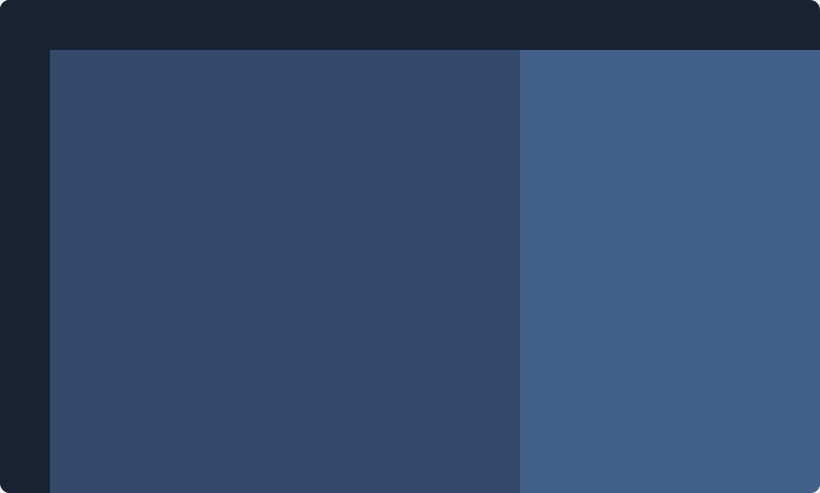
<?xml version="1.0" encoding="UTF-8"?>
<ui version="4.0">
 <class>MainWindow</class>
 <widget class="QMainWindow" name="MainWindow">
  <property name="geometry">
   <rect>
    <x>0</x>
    <y>0</y>
    <width>820</width>
    <height>493</height>
   </rect>
  </property>
  <property name="windowTitle">
   <string>MainWindow</string>
  </property>
  <property name="styleSheet">
   <string notr="true"/>
  </property>
  <widget class="QWidget" name="centralwidget">
   <property name="styleSheet">
    <string notr="true">background-color: rgba(0, 0, 0, 0);</string>
   </property>
   <layout class="QVBoxLayout" name="verticalLayout">
    <property name="spacing">
     <number>0</number>
    </property>
    <property name="leftMargin">
     <number>0</number>
    </property>
    <property name="topMargin">
     <number>0</number>
    </property>
    <property name="rightMargin">
     <number>0</number>
    </property>
    <property name="bottomMargin">
     <number>0</number>
    </property>
    <item>
     <widget class="QFrame" name="main_header">
      <property name="minimumSize">
       <size>
        <width>0</width>
        <height>50</height>
       </size>
      </property>
      <property name="maximumSize">
       <size>
        <width>16777215</width>
        <height>50</height>
       </size>
      </property>
      <property name="styleSheet">
       <string notr="true">background-color:rgb(24, 34, 50);
border-top-left-radius:10px;
border-top-right-radius:10px;</string>
      </property>
      <property name="frameShape">
       <enum>QFrame::NoFrame</enum>
      </property>
      <property name="frameShadow">
       <enum>QFrame::Raised</enum>
      </property>
      <layout class="QHBoxLayout" name="horizontalLayout_2">
       <property name="leftMargin">
        <number>0</number>
       </property>
       <property name="topMargin">
        <number>0</number>
       </property>
       <property name="rightMargin">
        <number>0</number>
       </property>
       <property name="bottomMargin">
        <number>0</number>
       </property>
       <item>
        <widget class="QFrame" name="title_bar_container">
         <property name="frameShape">
          <enum>QFrame::StyledPanel</enum>
         </property>
         <property name="frameShadow">
          <enum>QFrame::Raised</enum>
         </property>
         <layout class="QHBoxLayout" name="horizontalLayout_5">
          <property name="spacing">
           <number>0</number>
          </property>
          <property name="leftMargin">
           <number>0</number>
          </property>
          <property name="topMargin">
           <number>0</number>
          </property>
          <property name="rightMargin">
           <number>0</number>
          </property>
          <property name="bottomMargin">
           <number>0</number>
          </property>
          <item>
           <widget class="QFrame" name="left_menu_toggle">
            <property name="minimumSize">
             <size>
              <width>50</width>
              <height>0</height>
             </size>
            </property>
            <property name="maximumSize">
             <size>
              <width>50</width>
              <height>50</height>
             </size>
            </property>
            <property name="styleSheet">
             <string notr="true">QPushButton{
	border-radius:10px;
}
QPushButton:hover{
	background:rgb(67, 98, 141);
}</string>
            </property>
            <property name="frameShape">
             <enum>QFrame::StyledPanel</enum>
            </property>
            <property name="frameShadow">
             <enum>QFrame::Raised</enum>
            </property>
            <layout class="QHBoxLayout" name="horizontalLayout_4">
             <property name="spacing">
              <number>0</number>
             </property>
             <property name="leftMargin">
              <number>0</number>
             </property>
             <property name="topMargin">
              <number>0</number>
             </property>
             <property name="rightMargin">
              <number>0</number>
             </property>
             <property name="bottomMargin">
              <number>0</number>
             </property>
             <item>
              <widget class="QPushButton" name="menuButton">
               <property name="minimumSize">
                <size>
                 <width>40</width>
                 <height>35</height>
                </size>
               </property>
               <property name="maximumSize">
                <size>
                 <width>50</width>
                 <height>35</height>
                </size>
               </property>
               <property name="styleSheet">
                <string notr="true"/>
               </property>
               <property name="text">
                <string/>
               </property>
               <property name="icon">
                <iconset resource="resource.qrc">
                 <normaloff>:/icons/icon/menu.ico</normaloff>:/icons/icon/menu.ico</iconset>
               </property>
               <property name="iconSize">
                <size>
                 <width>30</width>
                 <height>30</height>
                </size>
               </property>
              </widget>
             </item>
            </layout>
           </widget>
          </item>
          <item>
           <widget class="QFrame" name="title_bar">
            <property name="frameShape">
             <enum>QFrame::StyledPanel</enum>
            </property>
            <property name="frameShadow">
             <enum>QFrame::Raised</enum>
            </property>
           </widget>
          </item>
         </layout>
        </widget>
       </item>
       <item alignment="Qt::AlignRight|Qt::AlignVCenter">
        <widget class="QFrame" name="top_right_buttons">
         <property name="minimumSize">
          <size>
           <width>80</width>
           <height>0</height>
          </size>
         </property>
         <property name="maximumSize">
          <size>
           <width>200</width>
           <height>16777215</height>
          </size>
         </property>
         <property name="styleSheet">
          <string notr="true">QPushButton{
	border-radius:10px;
}
QPushButton:hover{
	background:rgb(67, 98, 141);
}</string>
         </property>
         <property name="frameShape">
          <enum>QFrame::StyledPanel</enum>
         </property>
         <property name="frameShadow">
          <enum>QFrame::Raised</enum>
         </property>
         <layout class="QHBoxLayout" name="horizontalLayout_3">
          <property name="spacing">
           <number>0</number>
          </property>
          <property name="leftMargin">
           <number>0</number>
          </property>
          <property name="topMargin">
           <number>0</number>
          </property>
          <property name="rightMargin">
           <number>0</number>
          </property>
          <property name="bottomMargin">
           <number>0</number>
          </property>
          <item>
           <widget class="QPushButton" name="minimizeButton">
            <property name="minimumSize">
             <size>
              <width>30</width>
              <height>30</height>
             </size>
            </property>
            <property name="maximumSize">
             <size>
              <width>30</width>
              <height>30</height>
             </size>
            </property>
            <property name="text">
             <string/>
            </property>
            <property name="icon">
             <iconset resource="resource.qrc">
              <normaloff>:/icons/icon/窗口最小化line.ico</normaloff>:/icons/icon/窗口最小化line.ico</iconset>
            </property>
            <property name="iconSize">
             <size>
              <width>20</width>
              <height>20</height>
             </size>
            </property>
           </widget>
          </item>
          <item>
           <widget class="QPushButton" name="closeButton">
            <property name="minimumSize">
             <size>
              <width>30</width>
              <height>30</height>
             </size>
            </property>
            <property name="maximumSize">
             <size>
              <width>30</width>
              <height>30</height>
             </size>
            </property>
            <property name="styleSheet">
             <string notr="true"/>
            </property>
            <property name="text">
             <string/>
            </property>
            <property name="icon">
             <iconset resource="resource.qrc">
              <normaloff>:/icons/icon/关闭.ico</normaloff>:/icons/icon/关闭.ico</iconset>
            </property>
            <property name="iconSize">
             <size>
              <width>20</width>
              <height>20</height>
             </size>
            </property>
           </widget>
          </item>
         </layout>
        </widget>
       </item>
      </layout>
     </widget>
    </item>
    <item>
     <widget class="QFrame" name="main_body">
      <property name="styleSheet">
       <string notr="true">background-color: rgb(52, 74, 108,0);

</string>
      </property>
      <property name="frameShape">
       <enum>QFrame::NoFrame</enum>
      </property>
      <property name="frameShadow">
       <enum>QFrame::Raised</enum>
      </property>
      <layout class="QHBoxLayout" name="horizontalLayout">
       <property name="spacing">
        <number>0</number>
       </property>
       <property name="leftMargin">
        <number>0</number>
       </property>
       <property name="topMargin">
        <number>0</number>
       </property>
       <property name="rightMargin">
        <number>0</number>
       </property>
       <property name="bottomMargin">
        <number>0</number>
       </property>
       <item>
        <widget class="QFrame" name="left_side_menu">
         <property name="minimumSize">
          <size>
           <width>50</width>
           <height>0</height>
          </size>
         </property>
         <property name="maximumSize">
          <size>
           <width>50</width>
           <height>16777215</height>
          </size>
         </property>
         <property name="styleSheet">
          <string notr="true">*{background-color: rgb(24, 34, 50);
border-bottom-left-radius:10px;
}

QPushButton{
	padding: 20px 10px;
	border:none;
	border-left: 1px solid transparent;
	border-radius: 10px;
	background-color: rgb(24, 34, 50);
	color: rgb(255, 255, 255);
}

QPushButton:hover{
	background:rgb(42, 61, 89)
}</string>
         </property>
         <property name="frameShape">
          <enum>QFrame::NoFrame</enum>
         </property>
         <property name="frameShadow">
          <enum>QFrame::Raised</enum>
         </property>
         <layout class="QVBoxLayout" name="verticalLayout_2">
          <property name="spacing">
           <number>0</number>
          </property>
          <property name="leftMargin">
           <number>0</number>
          </property>
          <property name="topMargin">
           <number>0</number>
          </property>
          <property name="rightMargin">
           <number>0</number>
          </property>
          <property name="bottomMargin">
           <number>0</number>
          </property>
          <item>
           <widget class="QFrame" name="left_menu_top">
            <property name="frameShape">
             <enum>QFrame::StyledPanel</enum>
            </property>
            <property name="frameShadow">
             <enum>QFrame::Raised</enum>
            </property>
            <layout class="QFormLayout" name="formLayout">
             <property name="leftMargin">
              <number>0</number>
             </property>
             <property name="topMargin">
              <number>0</number>
             </property>
             <property name="rightMargin">
              <number>0</number>
             </property>
             <property name="bottomMargin">
              <number>0</number>
             </property>
             <item row="0" column="0" colspan="2">
              <widget class="QPushButton" name="btn_menu_extract">
               <property name="minimumSize">
                <size>
                 <width>80</width>
                 <height>0</height>
                </size>
               </property>
               <property name="styleSheet">
                <string notr="true">background-image: url(:/png/icon/png/获取信息.png);
background-repeat: none;
background-position: center left;

padding-left: 50px;
font-size: 12px;</string>
               </property>
               <property name="text">
                <string>提取</string>
               </property>
              </widget>
             </item>
             <item row="1" column="0" colspan="2">
              <widget class="QPushButton" name="btn_menu_write">
               <property name="minimumSize">
                <size>
                 <width>80</width>
                 <height>40</height>
                </size>
               </property>
               <property name="styleSheet">
                <string notr="true">background-image: url(:/png/icon/png/合同7 (2).png);
background-repeat: none;
background-position: center left;

padding-left: 50px;
font-size: 12px;</string>
               </property>
               <property name="text">
                <string>录入</string>
               </property>
              </widget>
             </item>
             <item row="2" column="0" colspan="2">
              <widget class="QPushButton" name="btn_menu_transfer">
               <property name="minimumSize">
                <size>
                 <width>80</width>
                 <height>40</height>
                </size>
               </property>
               <property name="styleSheet">
                <string notr="true">background-image: url(:/png/icon/png/转换.png);
background-repeat: none;
background-position: center left;

padding-left: 50px;
font-size: 12px;</string>
               </property>
               <property name="text">
                <string>转换</string>
               </property>
              </widget>
             </item>
             <item row="3" column="0" colspan="2">
              <widget class="QPushButton" name="btn_menu_check">
               <property name="minimumSize">
                <size>
                 <width>80</width>
                 <height>40</height>
                </size>
               </property>
               <property name="styleSheet">
                <string notr="true">background-image: url(:/png/icon/png/核对.png);
background-repeat: none;
background-position: center left;

padding-left: 50px;
font-size: 12px;</string>
               </property>
               <property name="text">
                <string>核对</string>
               </property>
              </widget>
             </item>
            </layout>
           </widget>
          </item>
          <item>
           <widget class="QPushButton" name="btn_menu_setting">
            <property name="minimumSize">
             <size>
              <width>80</width>
              <height>0</height>
             </size>
            </property>
            <property name="styleSheet">
             <string notr="true">background-image: url(:/png/icon/png/设置.png);
background-repeat: none;
background-position: center left;

padding-left: 50px;
font-size: 12px;</string>
            </property>
            <property name="text">
             <string>设置</string>
            </property>
           </widget>
          </item>
         </layout>
        </widget>
       </item>
       <item>
        <widget class="QFrame" name="center_main_items">
         <property name="styleSheet">
          <string notr="true">background-color: rgb(51, 74, 107);</string>
         </property>
         <property name="frameShape">
          <enum>QFrame::NoFrame</enum>
         </property>
         <property name="frameShadow">
          <enum>QFrame::Raised</enum>
         </property>
         <layout class="QVBoxLayout" name="verticalLayout_3">
          <property name="spacing">
           <number>0</number>
          </property>
          <property name="leftMargin">
           <number>0</number>
          </property>
          <property name="topMargin">
           <number>0</number>
          </property>
          <property name="rightMargin">
           <number>0</number>
          </property>
          <property name="bottomMargin">
           <number>0</number>
          </property>
          <item>
           <widget class="QStackedWidget" name="stackedWidget">
            <property name="currentIndex">
             <number>3</number>
            </property>
            <widget class="QWidget" name="page_write">
             <property name="styleSheet">
              <string notr="true"/>
             </property>
            </widget>
            <widget class="QWidget" name="page_check">
             <property name="styleSheet">
              <string notr="true"/>
             </property>
            </widget>
            <widget class="QWidget" name="page_transfer">
             <property name="styleSheet">
              <string notr="true"/>
             </property>
            </widget>
            <widget class="QWidget" name="page_extract">
             <property name="styleSheet">
              <string notr="true"/>
             </property>
            </widget>
            <widget class="QWidget" name="page_settings">
             <property name="styleSheet">
              <string notr="true"/>
             </property>
            </widget>
           </widget>
          </item>
         </layout>
        </widget>
       </item>
       <item>
        <widget class="QFrame" name="side_assist_window">
         <property name="minimumSize">
          <size>
           <width>300</width>
           <height>0</height>
          </size>
         </property>
         <property name="maximumSize">
          <size>
           <width>60</width>
           <height>16777215</height>
          </size>
         </property>
         <property name="styleSheet">
          <string notr="true">background-color: rgb(66, 96, 138);
border-bottom-right-radius:10px;</string>
         </property>
         <property name="frameShape">
          <enum>QFrame::NoFrame</enum>
         </property>
         <property name="frameShadow">
          <enum>QFrame::Raised</enum>
         </property>
         <layout class="QVBoxLayout" name="verticalLayout_4">
          <property name="spacing">
           <number>0</number>
          </property>
          <property name="leftMargin">
           <number>0</number>
          </property>
          <property name="topMargin">
           <number>0</number>
          </property>
          <property name="rightMargin">
           <number>0</number>
          </property>
          <property name="bottomMargin">
           <number>0</number>
          </property>
          <item>
           <widget class="QStackedWidget" name="stackedWidget_side">
            <widget class="QWidget" name="sidePage_extract"/>
            <widget class="QWidget" name="sidePage_settings"/>
            <widget class="QWidget" name="sidePage_write"/>
            <widget class="QWidget" name="sidePage_check"/>
            <widget class="QWidget" name="sidePage_transfer"/>
           </widget>
          </item>
         </layout>
        </widget>
       </item>
      </layout>
     </widget>
    </item>
   </layout>
  </widget>
 </widget>
 <resources>
  <include location="resource.qrc"/>
 </resources>
 <connections/>
</ui>
